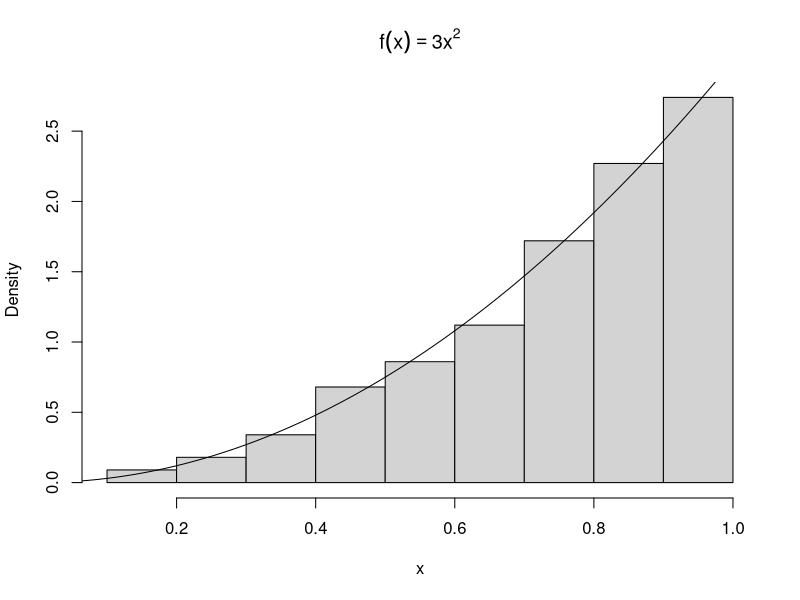
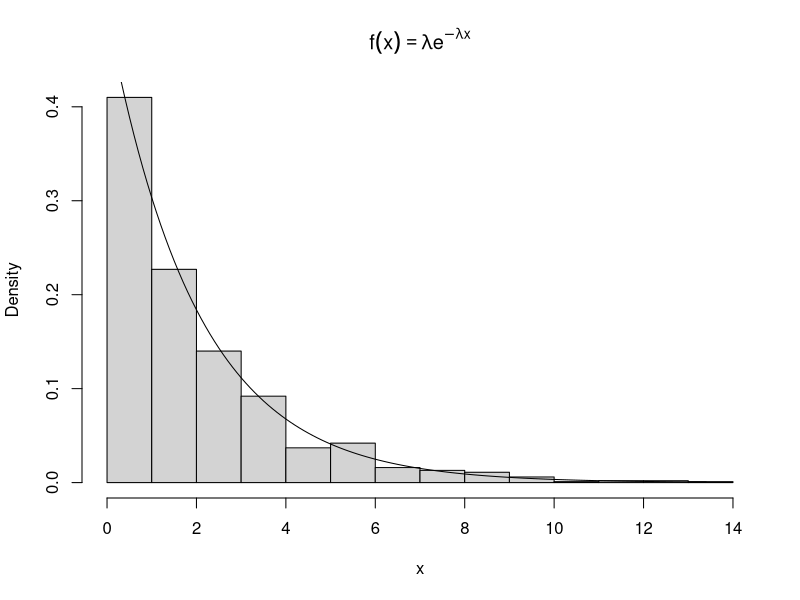
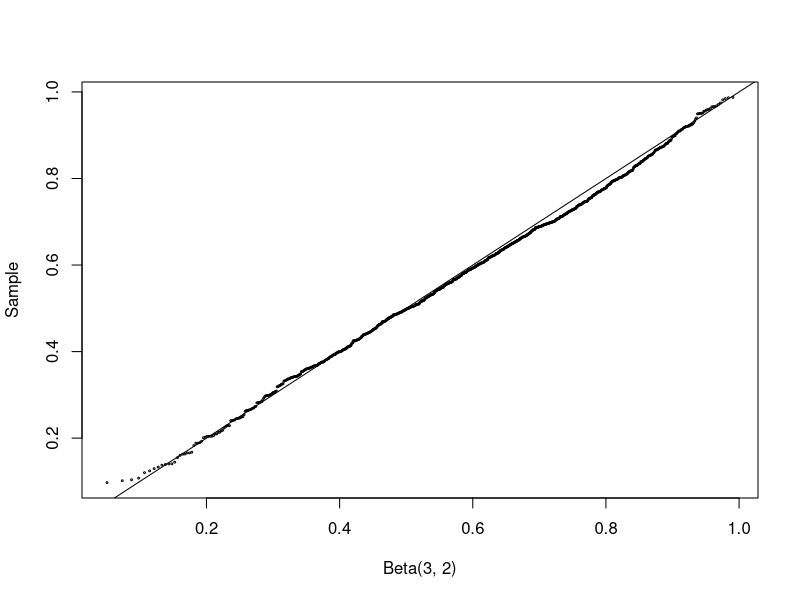
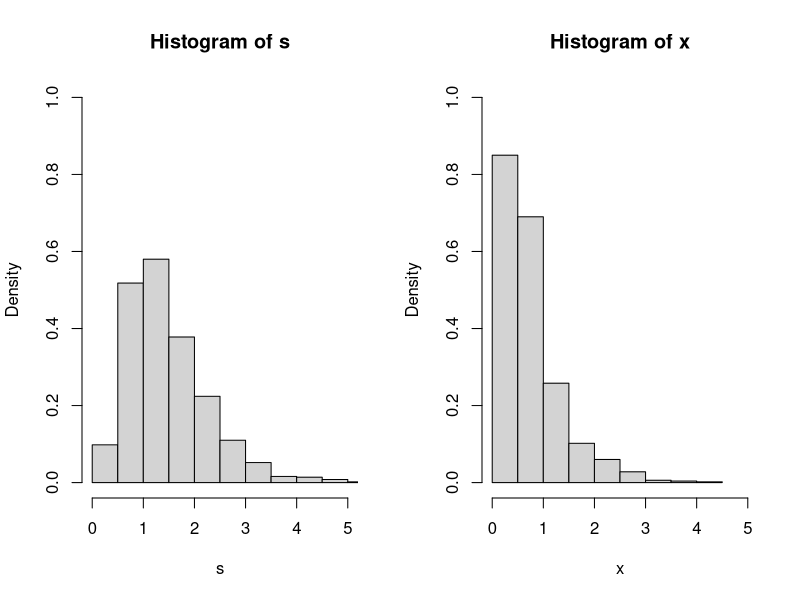
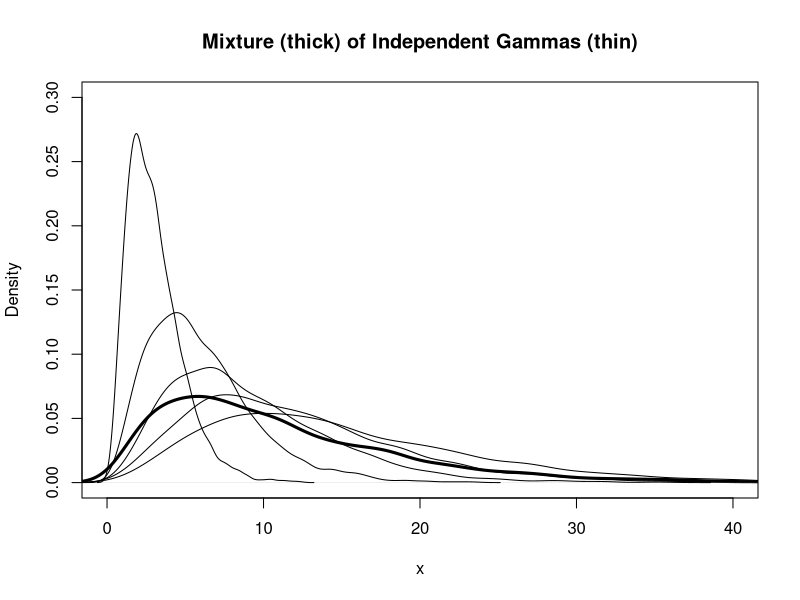

Recreate these plots in R, in order.
# Methods for Generating Random Variables ---------------------------------

## The Inverse Transform Method --------------------------------------------
# The inverse transform method of generating RVs is based on the following 
# well-known result:

## Theorem 3.1 (Probability Integral Transformation) If X is a continuous random 
# variable with cdf F_X(x), then U = F_X(X) ~ Uniform(0, 1).

# The inverse transform method of generating RVs applied the probability 
# integral transformation, where the inverse transformation is defined as

## F_x^-1(u) = inf{x: F_X(x) = u}, 0 < u < 1

# Hence, if U ~ Uniform(0, 1), then for all xER
## P(F_X^-1(U) <= x) = P(inf{t: F_X(t) = U} <= x)
##                   = P(U <= F_X(x))
##                   = F_U(F_X(x)) = F_X(x),

# and therefore F_X^-1(u) has the same distribution as X. Thus, to generate a 
# random observation X, first generate a Uniform(0, 1) variate y and deliver the 
# inverse value F_X^-1(u). The method is easy to apply *provided that the inverse
# density function is easy to compute

### Example 3.2 -------------------------------------------------------------
# This example use the inverse method to simulate a random sample from the 
# distribution with density f(x) = 3x^2, 0 < x < 1.

# Here F_X(x) = x^3 for 0 < x < 1, and F_X^-1(u) = u^{1/3}. First we generate all n
# required random uniform numbers as vector u. Then u^{1/3} is a vector of length
# n containing the sample x_1, ... , x_n.
n <- 1000
u <- runif(n)
x <- u ^ (1 / 3)
hist(x, probability = TRUE, main = expression(f(x) == 3 * x ^ 2)) # density hist of sample
y <- seq(0, 1, 0.01)
lines(y, 3 * y ^ 2) # density curve f(x)
# ... the hist and density plot suggest that the empirical and theoretical 
# distributions approximately agree.

### Example 3.3 -------------------------------------------------------------
# (Exponential distribution) This example applied the inverse transform method to
# generate a random sample from the exponential distribution with mean 1/lambda.

# If X ~ Exp(lambda), then for x > 0 the cdf of X is F_X(x) = 1 - e^(-lambda * x).
# The inverse transformation us F_X^-1(u) = -(1/lambda) * log(1 - u). Note that
# U and 1 - U have the same distribution and it is simpler to set 
# x = -(1/lambda) * log(u). To generate a random sample of size n with parameter
# lambda:
lambda <- 0.5 # set lambda (mean) constant, i.e. E[X] = 1 / lambda
x <- (-log(runif(n)) / lambda)
hist(x, probability = TRUE, main = expression(
 f(x) == lambda * e ^ {-lambda * x}))
y <- seq(min(x), max(x), 0.1)
lines(y, lambda * exp(-lambda * y)) # density curve f(x) 

## Inverse Transform Method,  Discrete Case --------------------------------
# The inverse transform method can also be applied to the discrete case. If X is 
# a discrete random variable and ... < x_[i-1] < x_[i] < x_[i + 1] < ... are the
# points of disconuity of F_[X](u), then the inverse transformation is 
# F_[X]^-1(u) = x_[i], where F_[X](x_[i - 1]) < u <= F_[X](x_[i]). So, for each
# random variate required:

## 1. Generate a random u from Uniform(0, 1)
## 2. Deliver x_[i] where F(x_[i - 1]) < u <= F(x_[i])

### Example 3.4 -------------------------------------------------------------
# (Two point distribution) This example applied the inverse transform method to
# generate a random sample of Bernoulli(p = 0.4) variates.

# In this example, F_X(0) = f_X(0) = 1 - p and F_X(1) = 1. Thus, F_X^-1(u) = 1
# if u > 0.6 and F_X^-1(u) = 0 if u <= 0.6. The generator should therefore 
# deliver the numerical value of the logical expression u > 0.6:
set.seed(300)
n <- 1000
p <- 0.4
u <- runif(n)
x <- as.integer(u > 0.6)
mean(x)

### Example 3.6 -------------------------------------------------------------
rlogarithmic <- function(n, theta) {
 # returns a random logarithmic(theta) sample size n:
 u <- runif(n)
 # set the initial length of the cdf vector:
 N <- ceiling(-16 / log10(theta))
 k <- 1:N
 a <- -1 / log(1 - theta)
 fk <- exp(log(a) + k * log(theta) - log(k))
 Fk <- cumsum(fk)
 x <- integer(n)
 for (i in 1:n) {
  x[i] <- as.integer(sum(u[i] > Fk)) #F^{-1}(u) = 1
  while (x[i] == N) {
   # if x == N we need to extend the cdf
   logf <- log(a) + (N + 1) * log(theta) - log(N + 1)
   fk <- c(fk, exp(logf))
   N <- N + 1
   x[i] <- as.integer(sum(u[i] > Fk))
  }
 }
 x + 1
}

# Using the above function, we can then generate random samples from the 
# Logarithmic(0.5) distribution:
n <- 1000
theta <- 0.5
x <- rlogarithmic(n = n, theta = theta)
k <- sort(unique(x))
p <- -1 / log(1 - theta) * theta ^ k / k
se <- sqrt(p * (1 - p) / n)

## The Acceptance-Rejection Method -----------------------------------------
# Suppose that X and Y are random variables with with density or pmf f and g,
# respectively, and there exists a constant c such that

# \frac{f(t)}{g(t)} <= c

# for all t such that f(t) > 0. Then the acceptance-rejection method (or 
# rejection method) can be applied to generate the random variable X.

##  The Acceptance-Rejection Method ----------------------------------------
# 1. Find a random variable Y with density g satisfying f(t) / g(t) <= c, for
# all t such that f(t) > 0. Provide a method to generate random Y.

# 2. For each random variate required:
## a) Generate a random y from the distribution with density g
## b) Generate a random u from the Uniform(0, 1) distribution
## c) If u < f(y) / cg(y), accept y and deliver x = y; otherwise reject y.

# Note that in step 2c,

# P(accept | Y) = P(U < \frac{f(Y)}{cg(Y)} | Y) = \frac{f(Y)}{cg(Y)}

# The last equality is simply evaluating the cdf of U. The total probability of
# acceptance for any iteration is therefore

# \Sigma_{y} P(accept | y)P(Y = y) = |Sigma_{y} \frac{f(y)}{cg(y) g(y) = 1/c}.

# and the number of iterations until acceptance has the geometric distribution 
# with mean c. Hence, on average each sample value of X requires c iterations.
# For efficiency, Y should be easy to simulate and c small.

# To see that the accepted sample has the same distribution as X, apply Bayes'
# theorem.

### Example 3.7 -------------------------------------------------------------
# This example illustrates the method for the Beta distribution. On average, 
# how many random numbers must be simulated to generate 1000 variables from the
# Beta(/alpha = 2, \beta = 2) distribution by this method? It depends on the
# upper bound c of \frac{f(x)}{g(x)}, which depends on the choice of the function 
# g(x).

# The Beta(2, 2) density is f(x) = 6x(1 - x), where 0 < x < 1. Let g(x) be the
# Uniform(0, 1) density. Then \frac{f(x)}{g(x)} <= 6 for all 0 < x < 1, and so
# c = 6. A random x dfrom g(x) is accepted if

# \frac{f(x)}{cg(x)} = \frac{6x(1 - x)}{6(1)} = x(1 - x) > u

# On average, cn = 6000 iterations (12000 random numbers) will be required for a
# sample size 1000. In the following simulation below, the counter j for 
# iterations is not necessary, but included to record how many iterations were
# actually needed to generate the 1000 beta variates:
set.seed(41513)
n <- 1000
k <- 0
j <- 0 # counter for accepted samples
y <- numeric(n)

while (k < n) {
 u <- runif(1)
 j <- j + 1
 x <- runif(1) # random variate from g
 
 if (x * (1 - x) > u) {
  # accept sample x:
  k <- k + 1
  y[k] <- x
 }
}
j

# Now we can compare the empirical and theoretical percentiles:
p <- seq(0.1, 0.9, 0.1)
Q_hat <- quantile(y, p)
Q <- qbeta(p, 2, 2)
se <- sqrt(p * (1 - p)) / (n * dbeta(Q, 2, 2) ^ 2)

# Below, the sample percentiles (first line) approximately match the Beta(2, 2)
# percentiles computed by qbeta (second line):
round(rbind(Q_hat, Q, se), 3)

## Transformation Methods --------------------------------------------------
set.seed(123)
n <- 1000
a <- 3
b <- 2
u <- rgamma(n, shape = a, rate = 1)
v <- rgamma(n, shape = b, rate = 1)
x <- u / (u + v)
q <- qbeta(ppoints(n), a, b)
qqplot(q, x, cex = 0.25, xlab = "Beta(3, 2)", ylab = "Sample")
abline(0, 1)

## Sums & Mixtures ---------------------------------------------------------
# Sums and mixtures of random variables are special types of transformations.

### Convolutions ------------------------------------------------------------
# Let X_1, ..., X_n be i.i.d with X_j \sim X, and let S = X_1 + ... + X_n. The
# distribution function of the sum S is called the n-fold convolution of X and 
# denoted F^{star(n)}_X. It is straightforward to simulate a convolution by directly
# generating X_1, ..., X_n and computing the sum.

# Several distributions are related by convolution. If \nu > 0 is an integer, 
# the \chi^{2} distribution with \nu degrees of freedom is the convolution of
# \nu i.i.d squared standard normal variables. The negative binomial distribution
# NegBin(r, p) is the convolution of r i.i.d Geom(p) r.v's. The convolution of r
# independent Exp(\lambda) r.v's has the Gamma(r, \lambda) distribution.

# In R it is of course easier to generate r.v's from these distributions using
# the rchisq, rgeom, and rbinom functions. Nevertheless, these examples 
# illustrate a general method that can be applied whenever distributions are
# related by convolutions.

#### Example: \chi^{2}
# This example generates a \chi^{2}(\nu) random variable as the convolution of 
# \nu squared normals. If Z_1, ..., Z_{\nu} are i.i.d N(0, 1) r.v's, then V = 
# Z^{2}_1 + ... + Z^{2}_2 has the \chi^{2}(\nu) distribution. To generate a
# random sample of size n from \chi^{2}(\nu), we:

# 1. Fill an n \times \nu matrix with n\nu random N(0, 1) variates
# 2. Square each entry in the matrix(1)
# 3. Compute the row sums of the squared normals. Each row sum is one random 
# observation from the \chi^{2}(\nu) distribution
# 4. Deliver the vector of row sums.

# We develop an example with n = 1000 and \nu = 2 degrees of freedom below.
set.seed(4213)
n <- 1000
nu <- 2
X <- matrix(rnorm(n = n*nu), nrow = n, ncol = nu)^2 # matrix of sq. normals
# Then sum the sq. normals across each row of matrix:
# method 1
y_1 <- rowSums(X)
# method 2:
y_2 <- apply(X, MARGIN = 1, FUN = sum)
identical(y_1, y_2) # test if same... doesn't matter which one is used

# A \chi^{2}(\nu) random variable has mean \nu and variance 2\nu. The samples we
# have generated match this closely with negligible error...
mean(y_1)
mean(y_1^2)

### Mixtures ----------------------------------------------------------------
# A random variable X has a discrete mixture if the distribution of X is a 
# weighted sum F_X(x) = \sum \theta_i F_X(x) for some sequence of random 
# variables X_1, X_2, .... and \theta_i > 0 such that \sum_i \theta_i = 1. The
# constants \theta_i are called the 'mixing' weights or 'mixing' probabilities.
# Although the notation is similar for sums and mixtures, the distributions 
# represented are different.

# A r.v X is a continuous mixture if the distribution of X is 
# F_X(x) = \int_{\inf}^{-\inf} F_{X\mid Y = y}(x) f_Y(y) for a family 
# X \mid Y = y indexed by the real numbers y and weighting function f_Y such 
# that \int_{\inf}^{-\inf} F_{X\mid Y = y}(x) f_Y(y) dy = 1, i.e. it is a valid 
# cumulative density.

# Let's compare the methods for simulation of a convolution and a mixture of
# normal variables. Suppose X_1 \sim N(0, 1) and X_2 \sim N(3, 1) are 
# independent. The notation S = X_1 + X_2 denotes the *convolution* of X_1 and
# X_2. The distribution of S is normal with mean \mu_1 + \mu_2 = 3 and variance
# \sigma_1^{2} + \sigma_2^{2} = 2. Hence, to simulate the convolution, we must:

# 1. Generate x_1 \sim N(0, 1)
# 2. Generate x_2 \sim N(3, 1)
# 3. Deliver s = x_1 + x_2

# We can also define a 50% normal *mixture* X, denoted F_X(x) = 0.5 * F_{X_1}(x) 
# + 0.5 * F_{X_2}(x). Unlike the convolution, the distribution of the mixture X
# is distinctly *non-normal*; it is bimodal. Hence, to simulate the mixture, we
# must:

# 1. Generate an integer k \in \{1, 2\}, where P(1) = P(2) = 0.5
# 2. If k = 1 deliver random x from N(0, 1) else if k = 2 deliver random from
# N(3, 1)

#### Example: Convolutions and mixtures
# Let X_1 \sim Gamma(2, 2) and X_2 \sim Gamma(2, 4) be independent. Let's see 
# the visual difference between the convolution S = X_1 + X_2 and mixture 
# F_X(x) = 0.5 * F_{X_1}(x) + 0.5 * F_{X_2}(x):
n <- 1000
x_1 <- rgamma(n, 2, 2)
x_2 <- rgamma(n, 2, 4)
s <- x_1 + x_2 # convolution
u <- runif(n)
k <- as.integer(u > 0.5) # vector of 0's and 1's (binary logic)
x <- k * x_1 + (1 - k) * x_2 # the mixture
# Plot:
par(mfcol = c(1, 2))
hist(s, probability = TRUE, xlim = c(0, 5), ylim = c(0, 1))
hist(x, probability = TRUE, xlim = c(0, 5), ylim = c(0, 1))
par(mfcol = c(1, 1)) # restore previous setting

#### Example: Mixture of several gamma distributions
# Here there are several components to the mixture and the mixing weights are 
# not uniform. The mixture is

# F_X = \sum_{i = 1}^5 \theta_j F_{X_j}

# where X_j \sim Gamma(r = 3, \lambda_{j} = \frac{1}{j}) are independent and the
# mixing probabilities are \theta_j = \frac{j}{15}, j = 1, ..., 5.

# To simulate one random variate from the mixture F_X:

# 1. Generate an integer k \sim \{1, 2, 3, 4, 5\}, where P(k) = \theta_k, 
# k = 1, ..., 5
# 2. Deliver a random Gamma(r, \lambda_{k}) variate

# Hence, to generate sample size n, steps 1 and 2 are repeated n times. Since
# for loops can be costly in R, we can translate the above into a vectorised
# approach. So then, we

# 1. Generate a random sample k_1, ..., k_n of integers in a vector k, where
# P(k) = \theta_k, k = 1, ..., 5. Then k[i] indicates which of the the five 
# gamma distributions will be sampled to get the ith element of the sample.
# 2. Set rate equal to the length n vector \lambda = (\lambda_k)
# 3. Generate a gamme sample size n, with shape r and rate vector rate

# Thus, and efficient way to implement this in R is shown below:
n <- 5000
k <- sample(1:5, size = n, replace = TRUE, prob = (1:5) / 15)
rate <- 1 / k
x <- rgamma(n = n, shape = 3, rate = rate)
# Plot the density of the mixture with densities of the compoenents...
plot(x = density(x),
     xlim = c(0, 40), ylim = c(0, 0.3), 
     lwd = 3, xlab = "x", main = "Mixture (thick) of Independent Gammas (thin)")
for (i in 1:5) {
 lines(density(rgamma(n = n, shape = 3, rate = 1/i)))
}
# Thick line is the final mixture; thin lines are the density of each X_j.

# The rest of the examples are repetitions of the same theme. Onto the next 
# section!

# Multivariate Distributions ----------------------------------------------
